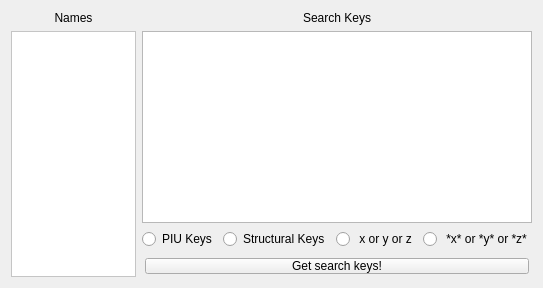
      <widget class="QWidget" name="tab">
       <attribute name="title">
        <string>Search Pal</string>
       </attribute>
       <layout class="QGridLayout" name="gridLayout_7">
        <item row="0" column="0">
         <layout class="QHBoxLayout" name="horizontalLayout_18">
          <item>
           <layout class="QVBoxLayout" name="verticalLayout_11">
            <item>
             <widget class="QLabel" name="search_names_label">
              <property name="text">
               <string>Names</string>
              </property>
              <property name="alignment">
               <set>Qt::AlignCenter</set>
              </property>
             </widget>
            </item>
            <item>
             <widget class="QPlainTextEdit" name="plainTextEdit_search_names">
              <property name="sizePolicy">
               <sizepolicy hsizetype="Fixed" vsizetype="Expanding">
                <horstretch>0</horstretch>
                <verstretch>0</verstretch>
               </sizepolicy>
              </property>
              <property name="maximumSize">
               <size>
                <width>125</width>
                <height>16777215</height>
               </size>
              </property>
              <property name="font">
               <font>
                <pointsize>10</pointsize>
               </font>
              </property>
              <property name="statusTip">
               <string>Names for search keys</string>
              </property>
              <property name="styleSheet">
               <string notr="true">background-color: white;</string>
              </property>
             </widget>
            </item>
           </layout>
          </item>
          <item>
           <layout class="QVBoxLayout" name="verticalLayout_12">
            <item>
             <widget class="QLabel" name="search_key_label">
              <property name="text">
               <string>Search Keys</string>
              </property>
              <property name="alignment">
               <set>Qt::AlignCenter</set>
              </property>
             </widget>
            </item>
            <item>
             <widget class="QTextBrowser" name="textBrowser_search_keys">
              <property name="statusTip">
               <string>Shows search keys for commited names</string>
              </property>
             </widget>
            </item>
            <item>
             <layout class="QHBoxLayout" name="horizontalLayout_20">
              <item>
               <widget class="QRadioButton" name="PIU_radio">
                <property name="statusTip">
                 <string>Get PIU search keys</string>
                </property>
                <property name="text">
                 <string>PIU Keys</string>
                </property>
               </widget>
              </item>
              <item>
               <widget class="QRadioButton" name="structural_radio">
                <property name="statusTip">
                 <string>Get structural search keys</string>
                </property>
                <property name="text">
                 <string>Structural Keys</string>
                </property>
               </widget>
              </item>
              <item>
               <widget class="QRadioButton" name="or_radio">
                <property name="statusTip">
                 <string>Get names separated by &quot;or&quot;</string>
                </property>
                <property name="text">
                 <string> x or y or z</string>
                </property>
               </widget>
              </item>
              <item>
               <widget class="QRadioButton" name="or_asterisk_radio">
                <property name="statusTip">
                 <string>Get names in aserisks and separated by &quot;or&quot;</string>
                </property>
                <property name="text">
                 <string> *x* or *y* or *z*</string>
                </property>
               </widget>
              </item>
             </layout>
            </item>
            <item>
             <widget class="QPushButton" name="get_keys_btn">
              <property name="statusTip">
               <string>Get search keys</string>
              </property>
              <property name="styleSheet">
               <string notr="true">margin:3px;</string>
              </property>
              <property name="text">
               <string>Get search keys!</string>
              </property>
             </widget>
            </item>
           </layout>
          </item>
         </layout>
        </item>
       </layout>
      </widget>
